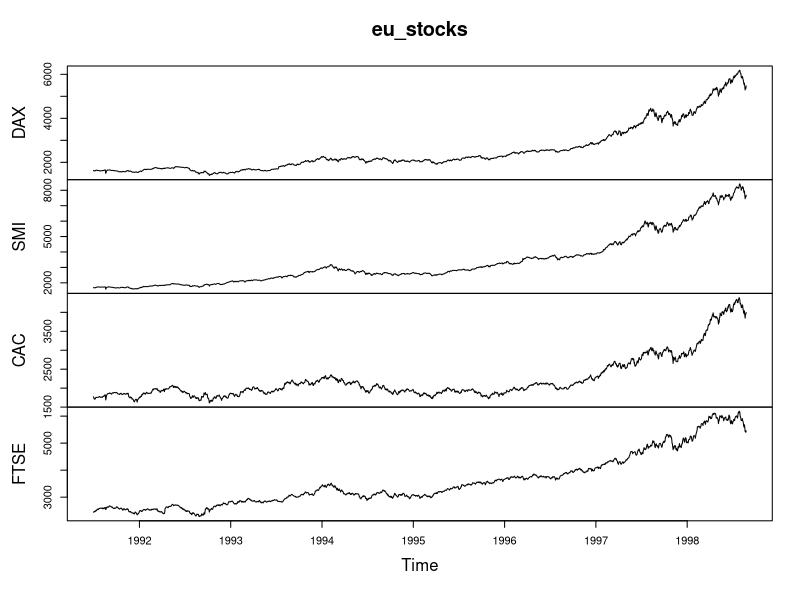
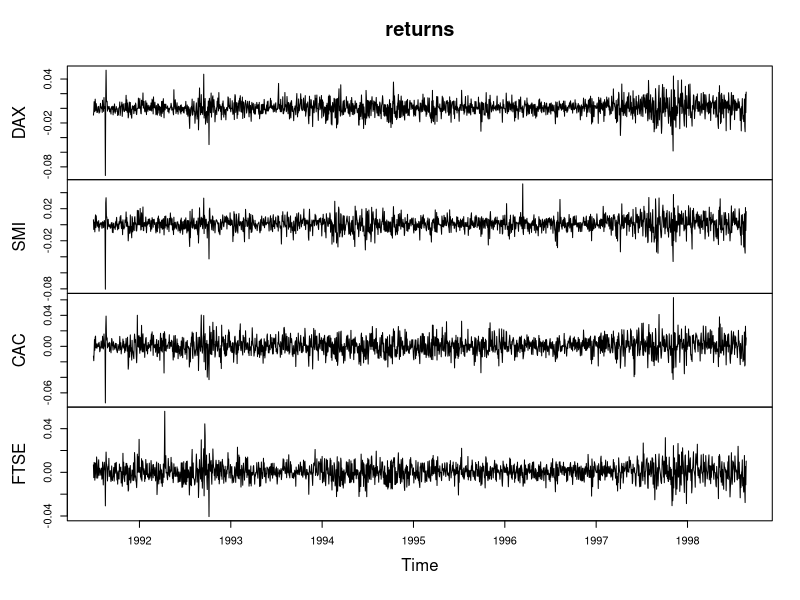
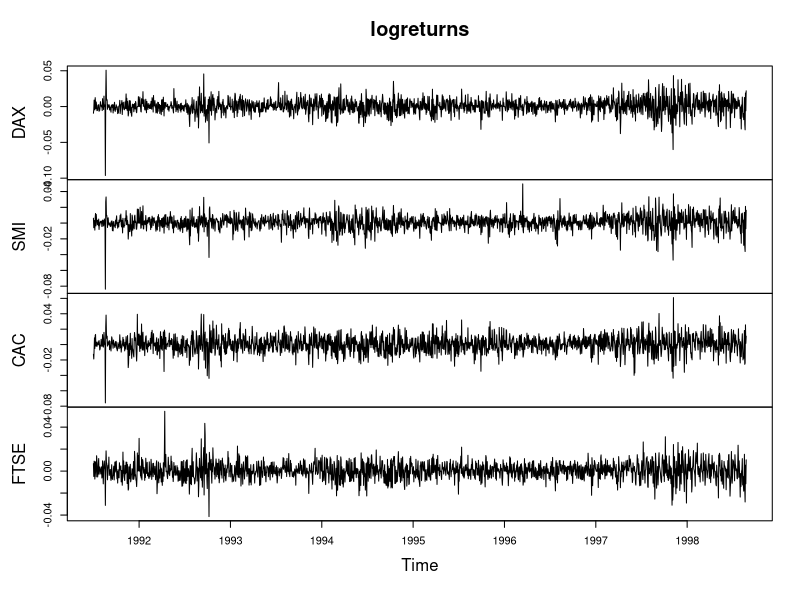
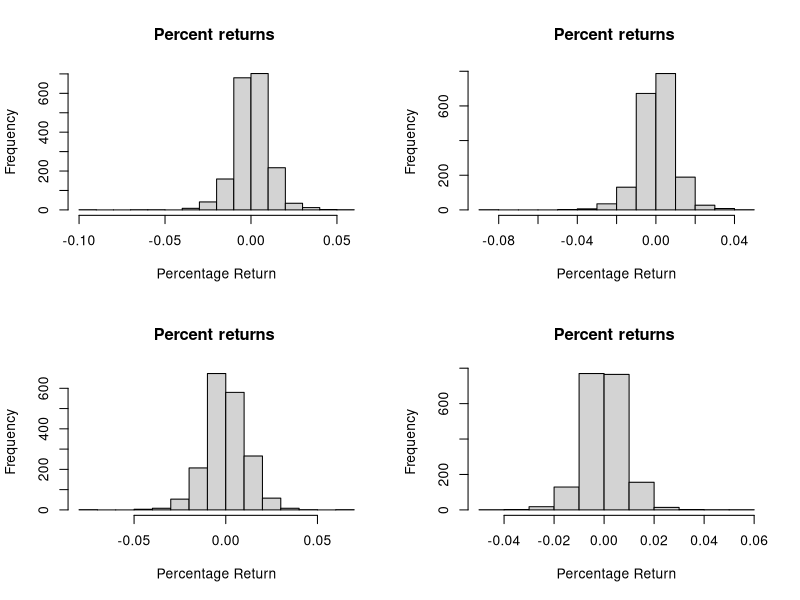
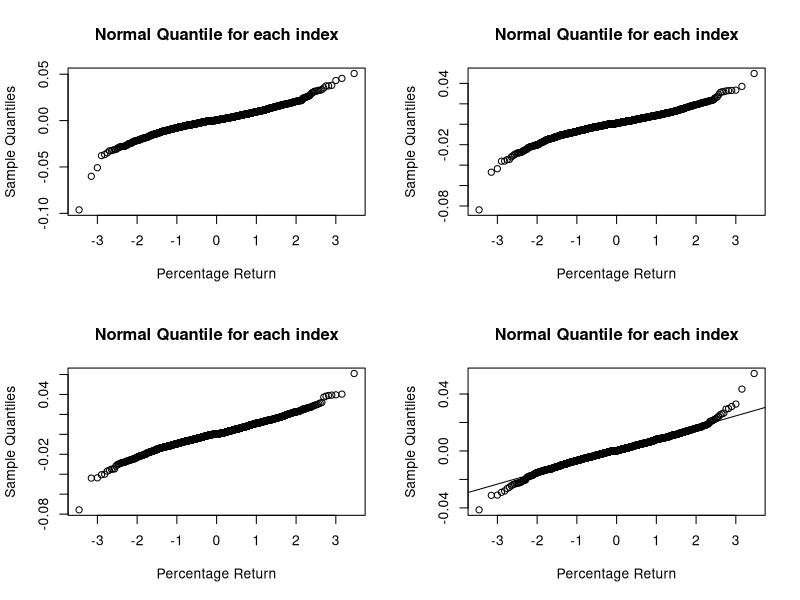
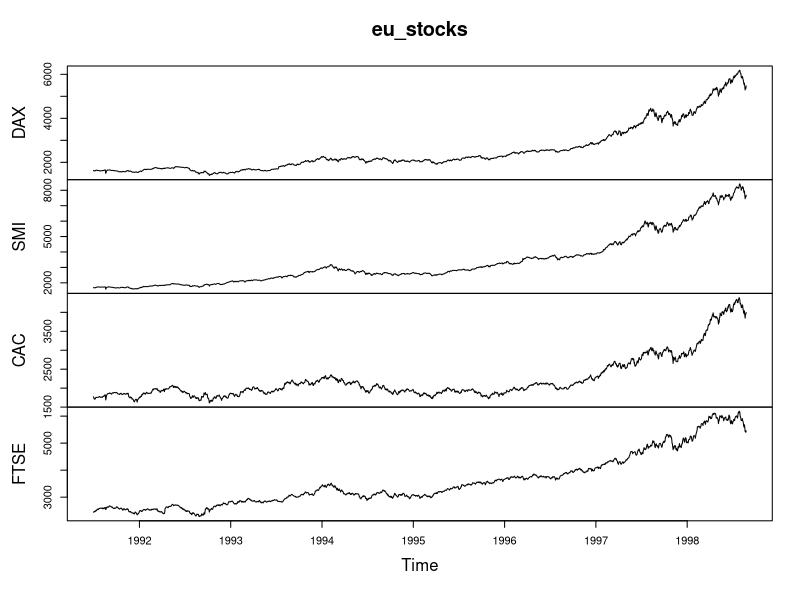
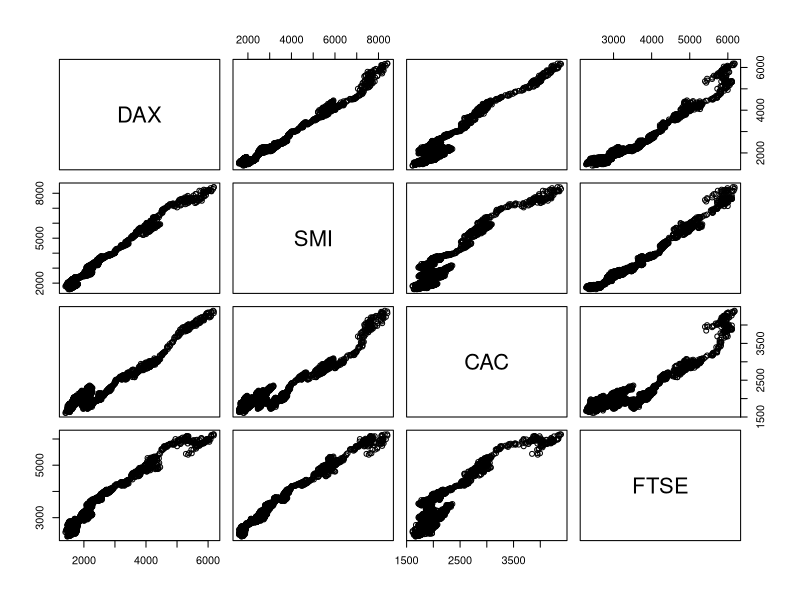
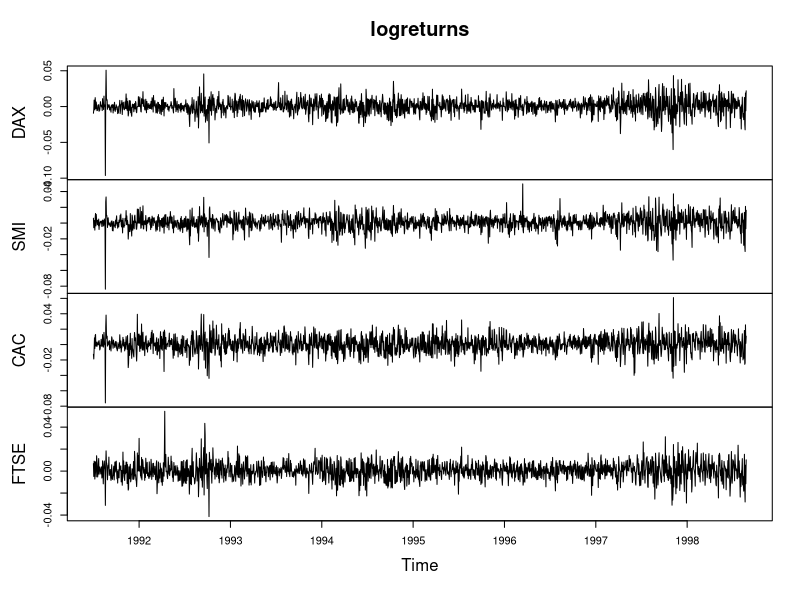

Reproduce these figures in R, in order.
## ---- chunk 1
knitr::opts_chunk$set(echo = TRUE)
## ---- chunk 2
eu_stocks<-EuStockMarkets

# Plot eu_stocks
plot(eu_stocks)

# Use this code to convert prices to returns
returns <- eu_stocks[-1,] / eu_stocks[-1860,] - 1

# Convert returns to ts
returns <- ts(returns, start = c(1991, 130), frequency = 260)

# Plot returns
plot(returns)

# Use this code to convert prices to log returns
logreturns <- diff(log(eu_stocks))

# Plot logreturns
plot(logreturns)

## ---- chunk 3

eu_percentreturns<-logreturns
# Generate means from eu_percentreturns
colMeans(eu_percentreturns)

# Use apply to calculate sample variance from eu_percentreturns
apply(eu_percentreturns, MARGIN = 2, FUN = var)

# Use apply to calculate standard deviation from eu_percentreturns
apply(eu_percentreturns, MARGIN = 2, FUN = sd)

# Display a histogram of percent returns for each index
par(mfrow = c(2,2))
apply(eu_percentreturns, MARGIN = 2, FUN = hist, main = "Percent returns ", xlab = "Percentage Return")

# Display normal quantile plots (qqnorm) of percent returns for each index
par(mfrow = c(2,2))
apply(eu_percentreturns, MARGIN = 2, FUN = qqnorm, main = "Normal Quantile for each index", xlab = "Percentage Return")

qqline(eu_percentreturns)

## ---- chunk 4
#eu_stocks
# Make a scatterplot of DAX and FTSE
plot(eu_stocks)

# Make a scatterplot matrix of eu_stocks
pairs(eu_stocks)

# Convert eu_stocks to log returns
logreturns <- diff(log(eu_stocks))

# Plot logreturns
plot(logreturns)

# Make a scatterplot matrix of logreturns
pairs(logreturns)

## ---- chunk 5
head(logreturns)
DAX_logreturns<-logreturns[, "DAX"]
FTSE_logreturns<-logreturns[, "FTSE"]

## ---- chunk 6
# Use cov() with DAX_logreturns and FTSE_logreturns
cov(DAX_logreturns,FTSE_logreturns )

# Use cov() with logreturns
cov(logreturns)

# Use cor() with DAX_logreturns and FTSE_logreturns
cor(DAX_logreturns, FTSE_logreturns)

# Use cor() with logreturns
cor(logreturns)
## ---- chunk 7
set.seed(123)
n=length(DAX_logreturns)
x<-ts(DAX_logreturns)

# Define x_t0 as x[-1]
x_t0 <- x[-1]

# Define x_t1 as x[-n]
x_t1 <- x[-n]

# Confirm that x_t0 and x_t1 are (x[t], x[t-1]) pairs  
head(cbind(x_t0, x_t1))
  
# Plot x_t0 and x_t1
plot(x_t0, x_t1)
## ---- chunk 8

# View the correlation between x_t0 and x_t1
cor(x_t0, x_t1)

# Use acf with x
acf(x, lag.max = 1, plot = FALSE)

# Confirm that difference factor is (n-1)/n
cor(x_t1, x_t0) * (n-1)/n

## ---- chunk 9
# Generate ACF estimates for x up to lag-10
acf(x, lag.max = 10, plot = FALSE)

## ---- chunk 10
# View the ACF of x
acf(x)

## ---- chunk 11

y<-ts(sample(FTSE_logreturns, size = n))
# View the ACF of y
acf(y)

## ---- chunk 12

z<-ts(sample(logreturns[, "SMI"], size = n))
# View the ACF of z
acf(z)

